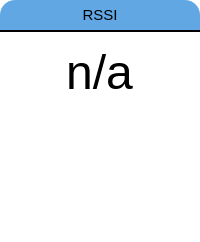
                        <widget class="QFrame" name="frame_17">
                         <property name="minimumSize">
                          <size>
                           <width>150</width>
                           <height>0</height>
                          </size>
                         </property>
                         <property name="maximumSize">
                          <size>
                           <width>16777215</width>
                           <height>16777215</height>
                          </size>
                         </property>
                         <property name="styleSheet">
                          <string notr="true">background:white;
border-radius: 15px;</string>
                         </property>
                         <property name="frameShape">
                          <enum>QFrame::StyledPanel</enum>
                         </property>
                         <property name="frameShadow">
                          <enum>QFrame::Raised</enum>
                         </property>
                         <layout class="QVBoxLayout" name="verticalLayout_60" stretch="0,1">
                          <property name="spacing">
                           <number>0</number>
                          </property>
                          <property name="leftMargin">
                           <number>0</number>
                          </property>
                          <property name="topMargin">
                           <number>0</number>
                          </property>
                          <property name="rightMargin">
                           <number>0</number>
                          </property>
                          <property name="bottomMargin">
                           <number>0</number>
                          </property>
                          <item>
                           <widget class="QLabel" name="label_40">
                            <property name="minimumSize">
                             <size>
                              <width>0</width>
                              <height>30</height>
                             </size>
                            </property>
                            <property name="font">
                             <font>
                              <pointsize>11</pointsize>
                             </font>
                            </property>
                            <property name="styleSheet">
                             <string notr="true">background:transparent;
background:#60A7E4;
border-top-left-radius: 15px;
border-top-right-radius: 15px;
border-bottom-left-radius: 0px;
border-bottom-right-radius: 0px;</string>
                            </property>
                            <property name="text">
                             <string>RSSI</string>
                            </property>
                            <property name="alignment">
                             <set>Qt::AlignCenter</set>
                            </property>
                           </widget>
                          </item>
                          <item>
                           <widget class="QFrame" name="frame_81">
                            <property name="minimumSize">
                             <size>
                              <width>120</width>
                              <height>0</height>
                             </size>
                            </property>
                            <property name="styleSheet">
                             <string notr="true">border-top:1.5px solid black;
border-top-left-radius:0px;
border-top-right-radius:0px;</string>
                            </property>
                            <property name="frameShape">
                             <enum>QFrame::StyledPanel</enum>
                            </property>
                            <property name="frameShadow">
                             <enum>QFrame::Raised</enum>
                            </property>
                            <layout class="QVBoxLayout" name="verticalLayout_68">
                             <item alignment="Qt::AlignHCenter|Qt::AlignVCenter">
                              <widget class="QTextEdit" name="RSSI_value">
                               <property name="sizePolicy">
                                <sizepolicy hsizetype="Preferred" vsizetype="Preferred">
                                 <horstretch>0</horstretch>
                                 <verstretch>0</verstretch>
                                </sizepolicy>
                               </property>
                               <property name="minimumSize">
                                <size>
                                 <width>0</width>
                                 <height>0</height>
                                </size>
                               </property>
                               <property name="maximumSize">
                                <size>
                                 <width>145</width>
                                 <height>16777215</height>
                                </size>
                               </property>
                               <property name="font">
                                <font>
                                 <pointsize>36</pointsize>
                                </font>
                               </property>
                               <property name="styleSheet">
                                <string notr="true">background:transparent;
border-top:0px solid black;
border-top-left-radius:0px;
border-top-right-radius:0px;</string>
                               </property>
                               <property name="verticalScrollBarPolicy">
                                <enum>Qt::ScrollBarAlwaysOff</enum>
                               </property>
                               <property name="horizontalScrollBarPolicy">
                                <enum>Qt::ScrollBarAlwaysOff</enum>
                               </property>
                               <property name="sizeAdjustPolicy">
                                <enum>QAbstractScrollArea::AdjustIgnored</enum>
                               </property>
                               <property name="readOnly">
                                <bool>true</bool>
                               </property>
                               <property name="html">
                                <string>&lt;!DOCTYPE HTML PUBLIC &quot;-//W3C//DTD HTML 4.0//EN&quot; &quot;http://www.w3.org/TR/REC-html40/strict.dtd&quot;&gt;
&lt;html&gt;&lt;head&gt;&lt;meta name=&quot;qrichtext&quot; content=&quot;1&quot; /&gt;&lt;style type=&quot;text/css&quot;&gt;
p, li { white-space: pre-wrap; }
&lt;/style&gt;&lt;/head&gt;&lt;body style=&quot; font-family:'MS Shell Dlg 2'; font-size:36pt; font-weight:400; font-style:normal;&quot;&gt;
&lt;p align=&quot;center&quot; style=&quot; margin-top:0px; margin-bottom:0px; margin-left:0px; margin-right:0px; -qt-block-indent:0; text-indent:0px;&quot;&gt;n/a&lt;/p&gt;&lt;/body&gt;&lt;/html&gt;</string>
                               </property>
                              </widget>
                             </item>
                            </layout>
                           </widget>
                          </item>
                         </layout>
                        </widget>
